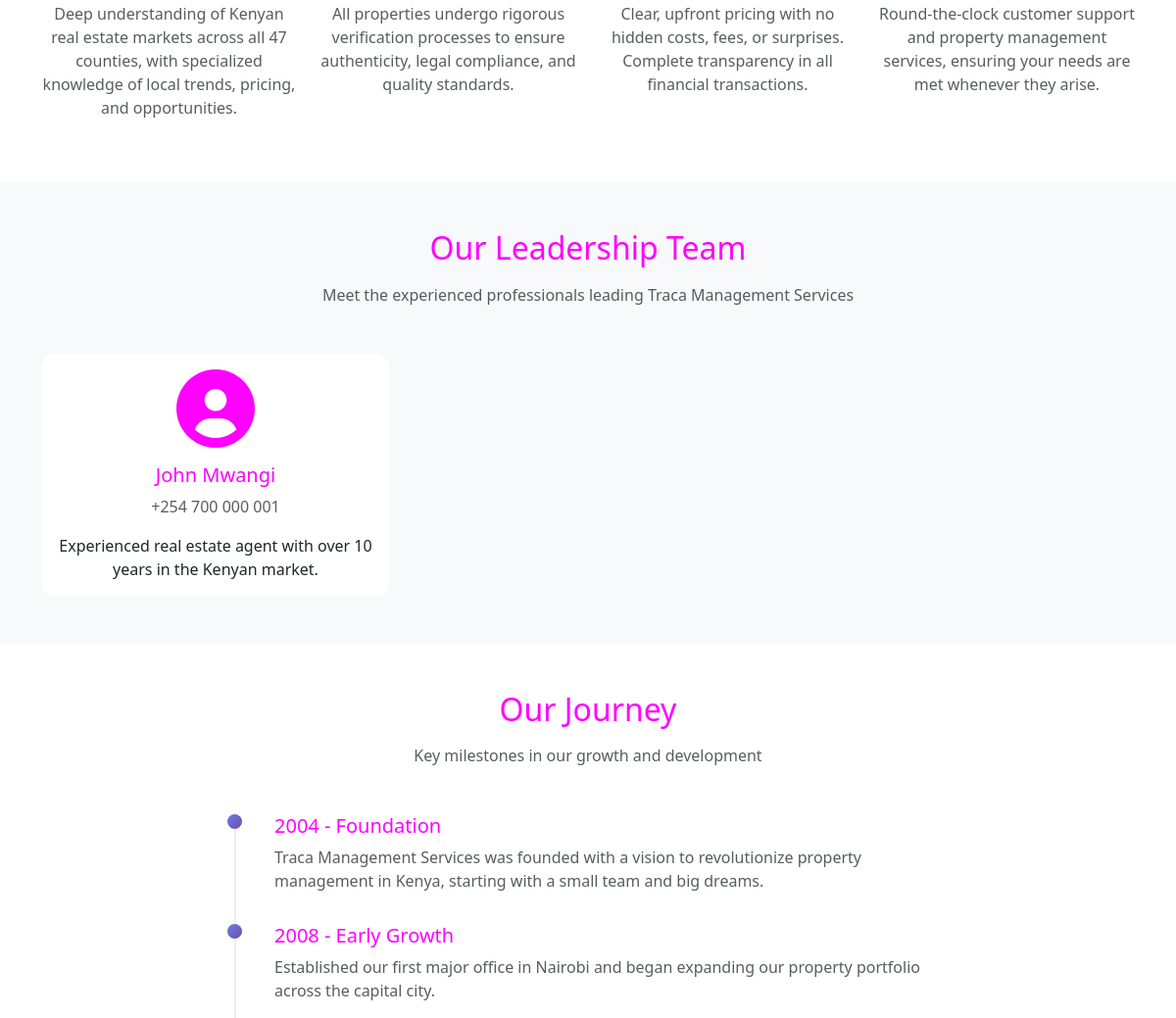
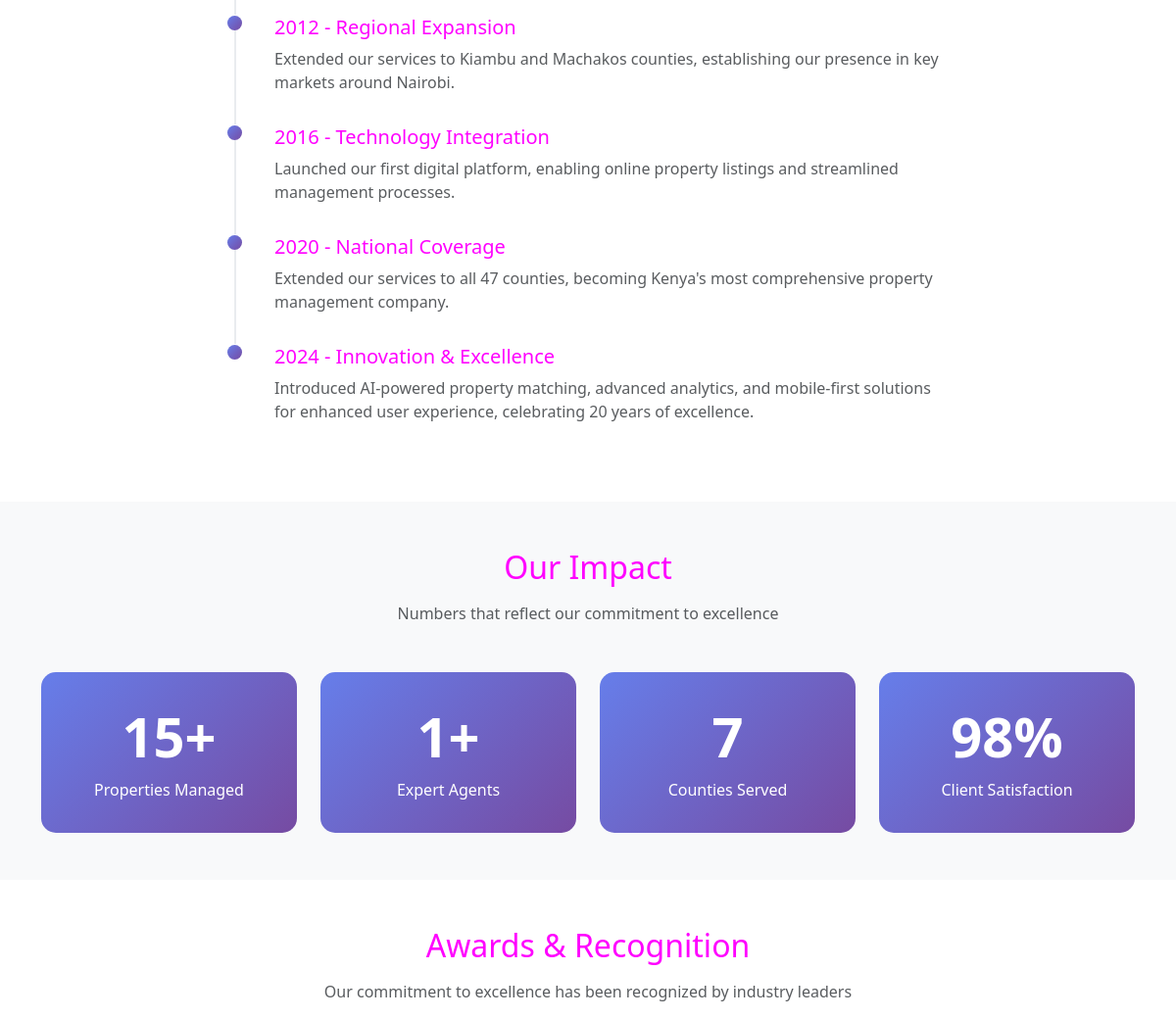
Page /about/ (middle part) on the earlier database version (2 pictures, top to bottom).
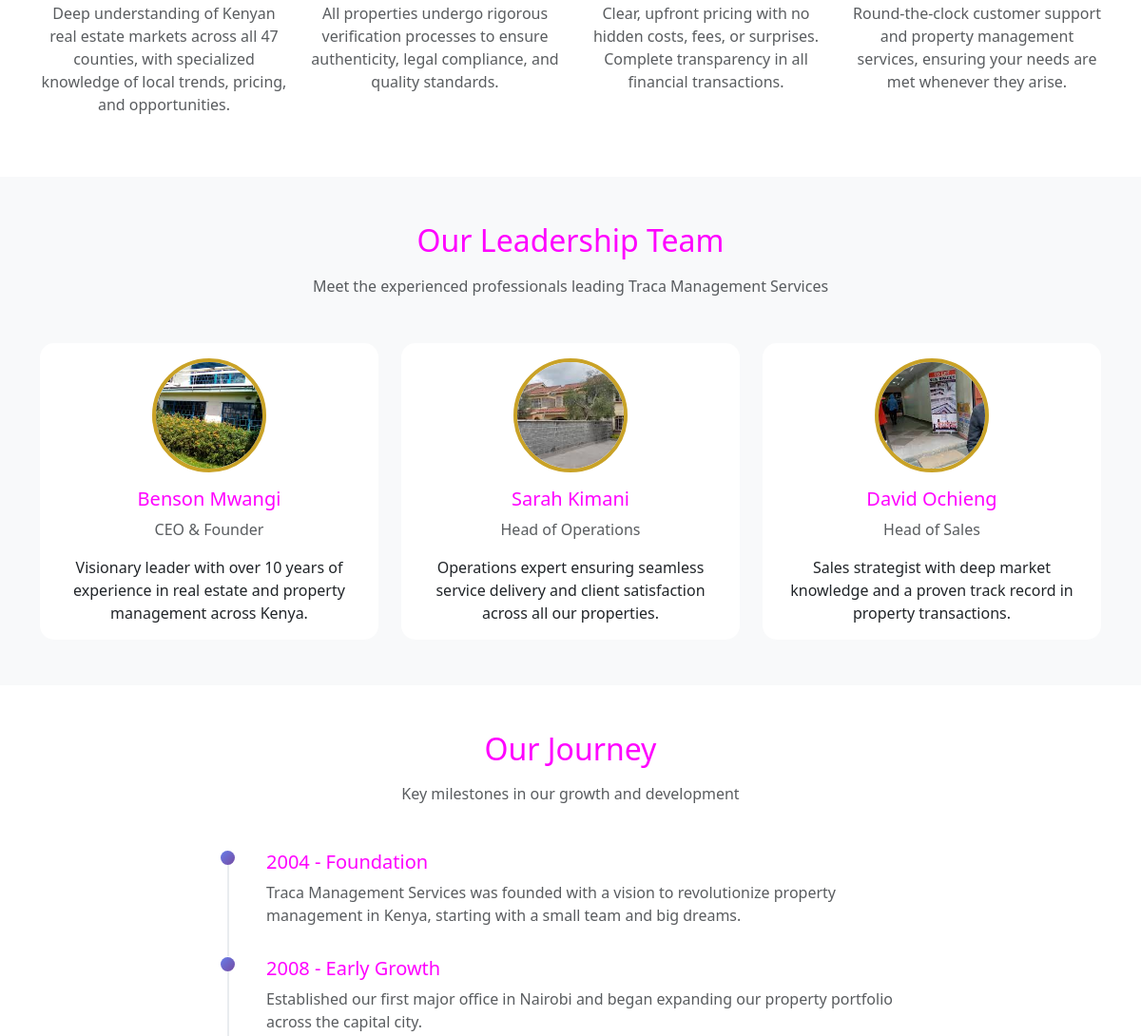
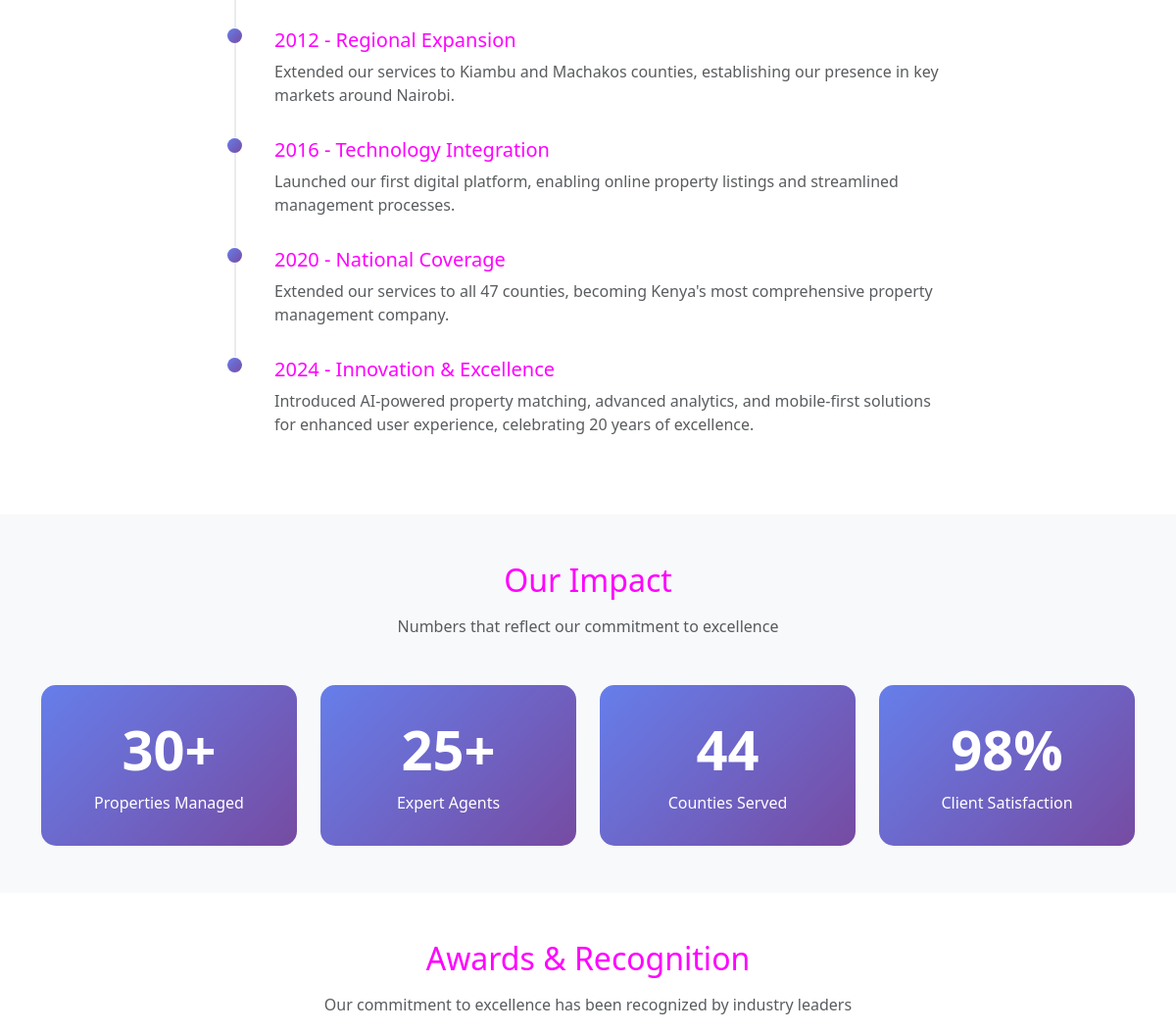
Same page on the later database version (2 pictures, top to bottom).
### listings/models.py (models this page shows, shortened)
class Agent(models.Model):
    user = models.OneToOneField(User, on_delete=models.CASCADE, related_name='agent_profile')
    phone = models.CharField(max_length=20)
    bio = models.TextField(blank=True)
    profile_image = models.ImageField(upload_to='agents/', blank=True, null=True)
    license_number = models.CharField(max_length=50, blank=True)
    is_active = models.BooleanField(default=True)
    is_verified = models.BooleanField(default=False)
    created_at = models.DateTimeField(auto_now_add=True)
    updated_at = models.DateTimeField(auto_now=True)
    class Meta:
        ordering = ['user__first_name', 'user__last_name']
    @property
    def full_name(self):
        return self.user.get_full_name() or self.user.username

### listings/views.py (the view)
# urls.py: path('about/', views.about_view, name='about'),
def about_view(request):
    team_members = Agent.objects.filter(is_active=True).select_related('user')[:6]
    total_properties = Property.objects.count()
    total_agents = Agent.objects.filter(is_active=True).count()
    counties_served = County.objects.filter(is_active=True).count()
    context = {
        'team_members': team_members,
        'total_properties': total_properties,
        'total_agents': total_agents,
        'counties_served': counties_served,
        'year': timezone.now().year,
    }
    return render(request, 'listings/about.html', context)

### listings/templates/listings/about.html (shortened to what this page needs)
{% extends 'base.html' %}
{% load static %}
{% block content %}
    <section class="py-5">
        <div class="container">
            <div class="row g-4">
                <div class="col-md-6 col-lg-3">
                    <div class="text-center">
                        <p class="text-muted">Deep understanding of Kenyan real estate markets across all 47 counties, with specialized knowledge of local trends, pricing, and opportunities.</p>
                    </div>
                </div>
                <div class="col-md-6 col-lg-3">
                    <div class="text-center">
                        <p class="text-muted">All properties undergo rigorous verification processes to ensure authenticity, legal compliance, and quality standards.</p>
                    </div>
                </div>
                <div class="col-md-6 col-lg-3">
                    <div class="text-center">
                        <p class="text-muted">Clear, upfront pricing with no hidden costs, fees, or surprises. Complete transparency in all financial transactions.</p>
                    </div>
                </div>
                <div class="col-md-6 col-lg-3">
                    <div class="text-center">
                        <p class="text-muted">Round-the-clock customer support and property management services, ensuring your needs are met whenever they arise.</p>
                    </div>
                </div>
            </div>
        </div>
    </section>
    <section class="py-5 bg-light">
        <div class="container">
            <div class="text-center mb-5">
                <h2 class="text-brand-primary mb-3">Our Leadership Team</h2>
                <p class="text-muted">Meet the experienced professionals leading Traca Management Services</p>
            </div>
            <div class="row g-4">
                {% for member in team_members %}
                <div class="col-md-6 col-lg-4">
                    <div class="card team-card text-center">
                        <div class="card-body">
                            <div class="mb-3">
                                <i class="fas fa-user-circle fa-5x text-brand-primary"></i>
                            </div>
                            <h5 class="card-title text-brand-primary">{{ member.full_name }}</h5>
                            <p class="text-muted">{{ member.phone }}</p>
                            {% if member.bio %}
                            <p class="card-text">{{ member.bio }}</p>
                            {% endif %}
                        </div>
                    </div>
                </div>
                {% empty %}
                <div class="col-12 text-center">
                    <div class="row g-4">
                        <div class="col-md-6 col-lg-4">
                            <div class="card team-card text-center">
                                <div class="card-body">
                                    <div class="mb-3">
                                        <img src="{% static 'images/traca 6.jpeg' %}" alt="Benson Mwangi" class="rounded-circle" style="width: 120px; height: 120px; object-fit: cover; border: 4px solid #C9A227;">
                                    </div>
                                    <h5 class="card-title text-brand-primary">Benson Mwangi</h5>
                                    <p class="text-muted">CEO & Founder</p>
                                    <p class="card-text">Visionary leader with over 10 years of experience in real estate and property management across Kenya.</p>
                                </div>
                            </div>
                        </div>
                        <div class="col-md-6 col-lg-4">
                            <div class="card team-card text-center">
                                <div class="card-body">
                                    <div class="mb-3">
                                        <img src="{% static 'images/traca 7.jpeg' %}" alt="Sarah Kimani" class="rounded-circle" style="width: 120px; height: 120px; object-fit: cover; border: 4px solid #C9A227;">
                                    </div>
                                    <h5 class="card-title text-brand-primary">Sarah Kimani</h5>
                                    <p class="text-muted">Head of Operations</p>
                                    <p class="card-text">Operations expert ensuring seamless service delivery and client satisfaction across all our properties.</p>
                                </div>
                            </div>
                        </div>
                        <div class="col-md-6 col-lg-4">
                            <div class="card team-card text-center">
                                <div class="card-body">
                                    <div class="mb-3">
                                        <img src="{% static 'images/traca 8.jpeg' %}" alt="David Ochieng" class="rounded-circle" style="width: 120px; height: 120px; object-fit: cover; border: 4px solid #C9A227;">
                                    </div>
                                    <h5 class="card-title text-brand-primary">David Ochieng</h5>
                                    <p class="text-muted">Head of Sales</p>
                                    <p class="card-text">Sales strategist with deep market knowledge and a proven track record in property transactions.</p>
                                </div>
                            </div>
                        </div>
                    </div>
                </div>
                {% endfor %}
            </div>
        </div>
    </section>
    <section class="py-5">
        <div class="container">
            <div class="text-center mb-5">
                <h2 class="text-brand-primary mb-3">Our Journey</h2>
                <p class="text-muted">Key milestones in our growth and development</p>
            </div>
            <div class="row">
                <div class="col-lg-8 mx-auto">
                    <div class="timeline-item">
                        <h5 class="text-brand-primary">2004 - Foundation</h5>
                        <p class="text-muted">Traca Management Services was founded with a vision to revolutionize property management in Kenya, starting with a small team and big dreams.</p>
                    </div>
                    <div class="timeline-item">
                        <h5 class="text-brand-primary">2008 - Early Growth</h5>
                        <p class="text-muted">Established our first major office in Nairobi and began expanding our property portfolio across the capital city.</p>
                    </div>
                    <div class="timeline-item">
                        <h5 class="text-brand-primary">2012 - Regional Expansion</h5>
                        <p class="text-muted">Extended our services to Kiambu and Machakos counties, establishing our presence in key markets around Nairobi.</p>
                    </div>
                    <div class="timeline-item">
                        <h5 class="text-brand-primary">2016 - Technology Integration</h5>
                        <p class="text-muted">Launched our first digital platform, enabling online property listings and streamlined management processes.</p>
                    </div>
                    <div class="timeline-item">
                        <h5 class="text-brand-primary">2020 - National Coverage</h5>
                        <p class="text-muted">Extended our services to all 47 counties, becoming Kenya's most comprehensive property management company.</p>
                    </div>
                    <div class="timeline-item">
                        <h5 class="text-brand-primary">2024 - Innovation & Excellence</h5>
                        <p class="text-muted">Introduced AI-powered property matching, advanced analytics, and mobile-first solutions for enhanced user experience, celebrating 20 years of excellence.</p>
                    </div>
                </div>
            </div>
        </div>
    </section>
    <section class="py-5 bg-light">
        <div class="container">
            <div class="text-center mb-5">
                <h2 class="text-brand-primary mb-3">Our Impact</h2>
                <p class="text-muted">Numbers that reflect our commitment to excellence</p>
            </div>
            <div class="row g-4 text-center">
                <div class="col-md-3">
                    <div class="stats-card">
                        <h3 class="display-4 fw-bold">{{ total_properties|default:"150" }}+</h3>
                        <p class="mb-0">Properties Managed</p>
                    </div>
                </div>
                <div class="col-md-3">
                    <div class="stats-card">
                        <h3 class="display-4 fw-bold">{{ total_agents|default:"25" }}+</h3>
                        <p class="mb-0">Expert Agents</p>
                    </div>
                </div>
                <div class="col-md-3">
                    <div class="stats-card">
                        <h3 class="display-4 fw-bold">{{ counties_served|default:"47" }}</h3>
                        <p class="mb-0">Counties Served</p>
                    </div>
                </div>
                <div class="col-md-3">
                    <div class="stats-card">
                        <h3 class="display-4 fw-bold">98%</h3>
                        <p class="mb-0">Client Satisfaction</p>
                    </div>
                </div>
            </div>
        </div>
    </section>
    <section class="py-5">
        <div class="container">
            <div class="text-center mb-5">
                <h2 class="text-brand-primary mb-3">Awards & Recognition</h2>
                <p class="text-muted">Our commitment to excellence has been recognized by industry leaders</p>
            </div>
        </div>
    </section>
{% endblock %}

### listings/templates/base.html (shortened to what this page needs)
{% load static %}
<!DOCTYPE html>
<html lang="en">
<head>
    <link href="https://cdn.jsdelivr.net/npm/bootstrap@5.3.0/dist/css/bootstrap.min.css" rel="stylesheet">
    <link rel="stylesheet" href="https://cdnjs.cloudflare.com/ajax/libs/font-awesome/6.0.0/css/all.min.css">
    <link rel="stylesheet" href="{% static 'css/brand.css' %}">
    <link rel="stylesheet" href="{% static 'css/traca-chatbot.css' %}">
    <link rel="stylesheet" href="{% static 'css/whatsapp-button.css' %}">
    <link rel="stylesheet" href="{% static 'css/property-comparison.css' %}">
</head>
<body>
    <main>
        {% block content %}{% endblock %}
    </main>
</body>
</html>

### static/css/brand.css (style rules this page uses)
:root { --brand-magenta: #FF00FF; --brand-bright-pink: #FF69B4; --brand-pale-grey: #F5F5F5; --brand-white: #FFFFFF; --brand-dark-grey: #333333; --brand-black: #000000; }
.text-brand-primary { color: var(--brand-magenta) !important; }

### listings/templates/listings/about.html (style rules this page uses)
.team-card { transition: transform 0.3s ease, box-shadow 0.3s ease; border: none; border-radius: 15px; }
.stats-card { background: linear-gradient(135deg, #667eea 0%, #764ba2 100%); color: white; border-radius: 15px; padding: 2rem; text-align: center; transition: transform 0.3s ease; }
.timeline-item { position: relative; padding-left: 3rem; margin-bottom: 2rem; }
.timeline-item::before { content: ''; position: absolute; left: 0; top: 0; width: 15px; height: 15px; background: linear-gradient(135deg, #667eea 0%, #764ba2 100%); border-radius: 50%; }
.timeline-item::after { content: ''; position: absolute; left: 7px; top: 15px; width: 2px; height: calc(100% + 1rem); background: #e9ecef; }
.timeline-item:last-child::after { display: none; }

Differences in the rows shown:
removed Agent: full_name "John Mwangi", phone "+254 700 000 001", bio "Experienced real estate agent with over 10 years in the Kenyan market."
Other differences:
{{ total_properties|default:"150" }}: "15" → "30"
{{ total_agents|default:"25" }}: "1" → "25"
{{ counties_served|default:"47" }}: "7" → "44"
text now shown: "Benson Mwangi CEO & Founder Visionary leader with over 10 years of experience in real estate and property management across Kenya. Sarah Kimani Head of Operations Operations expert ensuring seamless service delivery and client satisfaction across all our properties. David Ochieng Head of Sales Sales strategist with deep market knowledge and a proven track record in property transactions."
